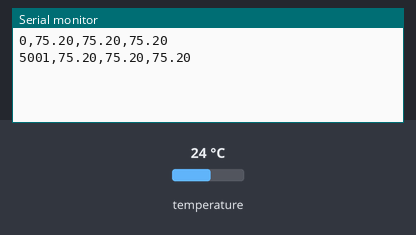
This sketch was run on a simulated Arduino Uno, built with avr-gcc and run on an emulated ATmega328P. Parts: the last lines printed to the serial monitor. Wiring (inferred from the names in the program): TMP102 temperature sensor at I2C address 0x48. The test bench sets the inputs (shaded band); at power-on: temperature 24 °C.

Above: at 5.8 s.
5.9 s: temperature set to 12 °C
At 10.4 s:
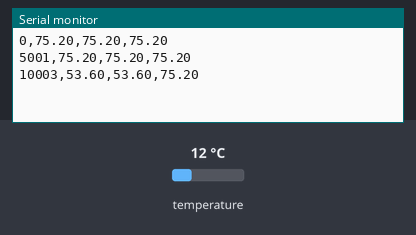
11.9 s: temperature set to 19 °C
At 15.5 s:
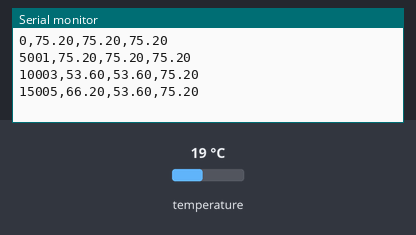
Timing chart, 0 to 17.0 s (numbered marks = the images above; inputs shaded):
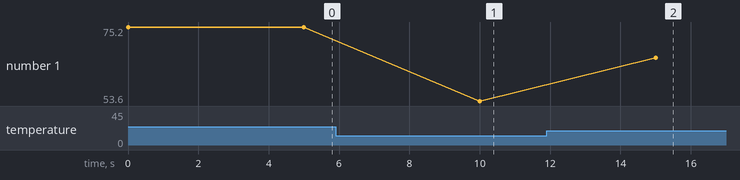

The sketch:

TMP102-Testing.ino
```cpp
#include <Wire.h>
const int tmp102Address = 0x48;

float min_temp = 100;
float max_temp = 0;

void setup(){
  Serial.begin(9600);
  Wire.begin();
}

void loop(){
  float this_temperature = getTemperature();

  if(this_temperature > max_temp)
  {
    max_temp = this_temperature;
  }
  if(this_temperature < min_temp)
  {
    min_temp = this_temperature;
  }
  Serial.print(millis());
  Serial.print(",");
  Serial.print(this_temperature);
  Serial.print(",");
  Serial.print(min_temp);
  Serial.print(",");
  Serial.println(max_temp);

  delay(5000);
}

float getTemperature(){
  Wire.requestFrom(tmp102Address,2);

  byte MSB = Wire.read();
  byte LSB = Wire.read();

  //it's a 12bit int, using two's compliment for negative
  int TemperatureSum = ((MSB << 8) | LSB) >> 4;

  float celsius = TemperatureSum*0.0625;
  float fahrenheit = (1.8 * celsius) + 32;
  return fahrenheit;
}
```

Measured:
- after the input at 5.9 s, the serial monitor: prints a new line after 4.1 s (image 1)
- after the input at 11.9 s, the serial monitor: prints a new line after 3.1 s (image 2)
- plotted number 1: 75.2 → 53.6 after the input at 5.9 s, 53.6 → 66.2 after the input at 11.9 s
